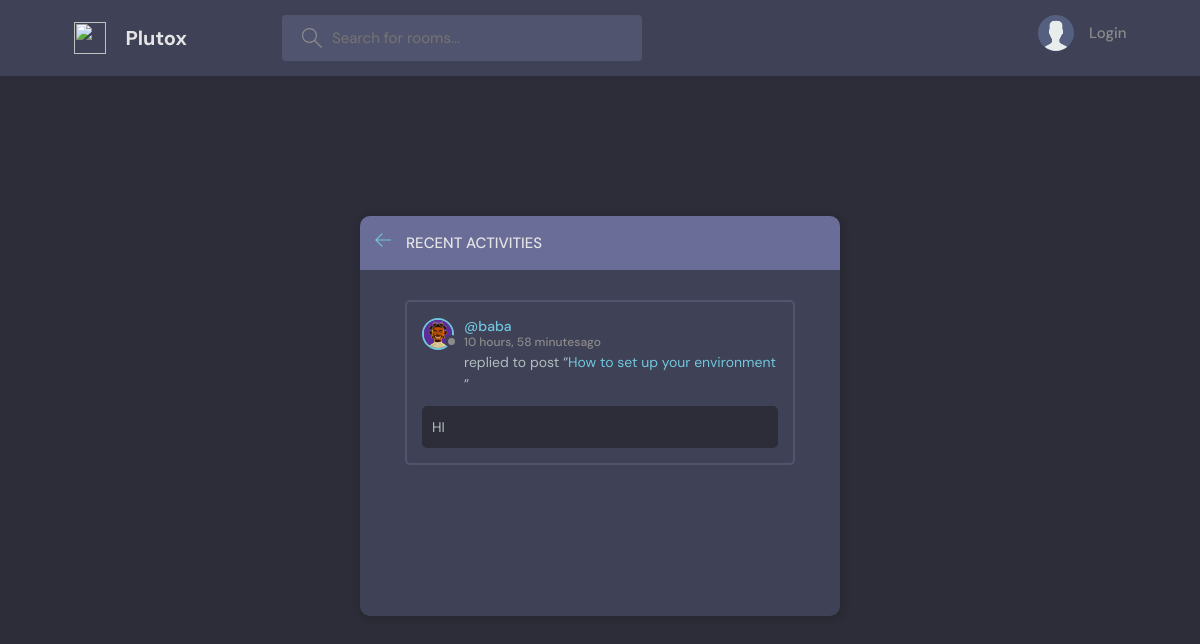
The page /activity on the database its author committed.
### base/models.py (models this page shows, shortened)
class Message (models.Model):
    user = models.ForeignKey(User, on_delete=models.CASCADE)
    room = models.ForeignKey(Room,on_delete=models.CASCADE)
    body = models.TextField()
    updated = models.DateTimeField(auto_now=True)
    created = models.DateTimeField(auto_now_add=True)
    class Meta:
        ordering = ['-updated','-created']

class User(AbstractUser):
    name =models.CharField(max_length=200, null=True)
    email = models.EmailField(unique=True , null=True)
    username = models.CharField(null=True, blank=True, max_length=255)
    bio = models.TextField(null=True)
    avatar =models.ImageField(
        default= 'avatar.svg ' ,
        null=True,
        blank=True,
        validators=[FileExtensionValidator(['jpg', 'png', 'jpeg' , 'svg'])]
    )
    USERNAME_FIELD = 'email'
    REQUIRED_FIELDS = ['username']

class Room(models.Model):
    host = models.ForeignKey(User,on_delete=models.SET_NULL, null=True)
    topic = models.ForeignKey(Topic,on_delete=models.SET_NULL, null=True)
    name = models.CharField(max_length=200)
    description = models.TextField(null=True, blank=True)
    participants = models.ManyToManyField(User, related_name= 'participants')
    updated = models.DateTimeField(auto_now=True)
    created = models.DateTimeField(auto_now_add=True)
    class Meta:
        ordering = ['-updated','-created']

### base/views.py (the view)
# urls.py: path('activity', views.activitypage, name="activity"),
def activitypage(request):
    room_messages = Message.objects.all()
    return render (request, 'base/activity.html' , {'room_messages': room_messages})

### templates/base/activity.html (shortened to what this page needs)
 {% extends "main.html" %}
 {% block main %}
    <main class="layout">
      <div class="container">
        <div class="layout__box">
          <div class="layout__boxHeader">
            <div class="layout__boxTitle">
              <a href="{% url "home" %}">
                <svg version="1.1" xmlns="http://www.w3.org/2000/svg" width="32" height="32" viewBox="0 0 32 32">
                  <title>arrow-left</title>
                  <path
                    d="M13.723 2.286l-13.723 13.714 13.719 13.714 1.616-1.611-10.96-10.96h27.625v-2.286h-27.625l10.965-10.965-1.616-1.607z"
                  ></path>
                </svg>
              </a>
              <h3>Recent Activities</h3>
            </div>
          </div>
          <div class="activities-page layout__body">
            {% for message in room_messages %}
            <div class="activities__box">
              <div class="activities__boxHeader roomListRoom__header">
                <a href="{% url "profile" message.user.id %}" class="roomListRoom__author">
                  <div class="avatar avatar--small">
                    <img src="{{message.user.avatar.url}}" />
                  </div>
                  <p>
                    @{{message.user.username}}
                    <span>{{message.created|timesince}}ago</span>
                  </p>
                </a>
              </div>
              <div class="activities__boxContent">
                <p>replied to post “<a href="{% url "rooms" message.room.id %}">{{message.room.name}}</a>”</p>
                <div class="activities__boxRoomContent">
                    {{message.body}}        </div>
              </div>
            </div>
            {% endfor %}
          </div>
        </div>
      </div>
    </main>
    {% endblock main %}

### static/style/style.css (style rules this page uses)
:root { --color-main: #71c6dd; --color-main-light: #e1f6fb; --color-dark: #3f4156; --color-dark-medium: #51546e; --color-dark-light: #696d97; --color-light: #e5e5e5; --color-gray: #8b8b8b; --color-light-gray: #b2bdbd; --color-bg: #2d2d39; --color-success: #5dd693; --color-error: #fc4b0b; }
* { font-family: "DM Sans", -apple-system, BlinkMacSystemFont, "Segoe UI", Roboto, Oxygen, Ubuntu, Cantarell, "Open Sans", "Helvetica Neue", sans-serif; margin: 0; padding: 0; scrollbar-width: none; box-sizing: border-box; text-rendering: optimizeLegibility; font-size: inherit; }
html { font-size: 56.25%; }
@media only screen and (min-width: 1200px) { html { font-size: 62.5%; } }
body { line-height: 1.6; font-weight: 400; font-size: 1.5rem; color: var(--color-light-gray); background-color: var(--color-bg); min-height: 100vh; }
img { width: 100%; }
a { display: inline-block; color: var(--color-main); text-decoration: none; }
.container { max-width: 120rem; width: 90%; margin: auto; }
.avatar { position: relative; display: inline-block; border-radius: 50%; border: 2px solid var(--color-main); }
.avatar img { display: block; border-radius: 50%; object-fit: cover; object-position: center; }
.avatar::after { content: ""; display: block; position: absolute; background-color: var(--color-gray); z-index: 111; border-radius: 50%; border: 0.3rem solid var(--color-dark); }
.avatar.avatar--small img { width: 2.8rem; height: 2.8rem; }
.avatar.avatar--small:after { width: 0.7rem; height: 0.7rem; bottom: 0px; right: -6px; }
.layout { margin-top: 2.4rem; }
.layout > .container { display: flex; justify-content: space-between; align-items: flex-start; }
.layout__box { width: 90%; max-width: 48rem; min-height: 40rem; position: absolute; top: 50%; left: 50%; transform: translate(-50%, -46%); background-color: var(--color-dark); border-radius: 1rem; box-shadow: 1px 1px 6px 3px rgba(0, 0, 0, 0.1); overflow: hidden; }
.layout__boxHeader { display: flex; padding: 1.5rem; background-color: var(--color-dark-light); }
.layout__boxTitle { display: flex; gap: 1.5rem; align-items: center; }
.layout__boxTitle h3 { text-transform: uppercase; font-weight: 500; color: var(--color-light); }
.layout__boxTitle svg { width: 1.6rem; height: 1.6rem; fill: var(--color-main); }
.layout__body { margin: 3rem; }
.roomListRoom__header { display: flex; justify-content: space-between; align-items: center; }
.roomListRoom__author { font-weight: 500; display: flex; align-items: center; gap: 1rem; }
.activities__box { margin: 1.5rem; padding: 1.5rem; border: 2px solid var(--color-dark-medium); border-radius: 5px; }
.activities__boxHeader p { font-size: 1.4rem; line-height: 1.3; }
.activities__boxHeader p span { color: var(--color-gray); font-size: 1.2rem; display: block; }
.activities__boxContent { margin-left: 4.2rem; }
.activities__boxContent { font-size: 1.4rem; }
.activities__boxRoomContent { background: var(--color-bg); padding: 1rem; border-radius: 5px; margin-top: 1rem; margin-left: -4.2rem; }

### rows shown on the page
Message: user.avatar (picture), user.username "baba", created "10 hours, 58 minutes", room.name "How to set up your environment", body "HI"
